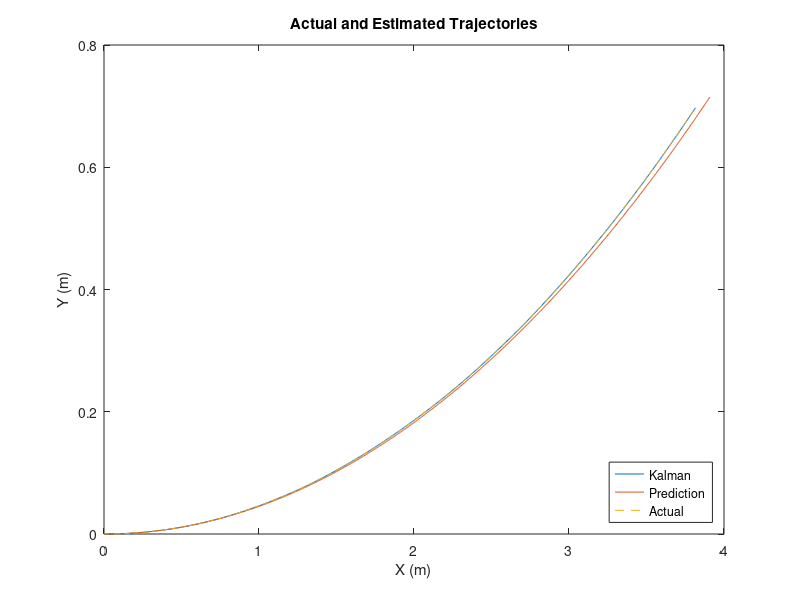
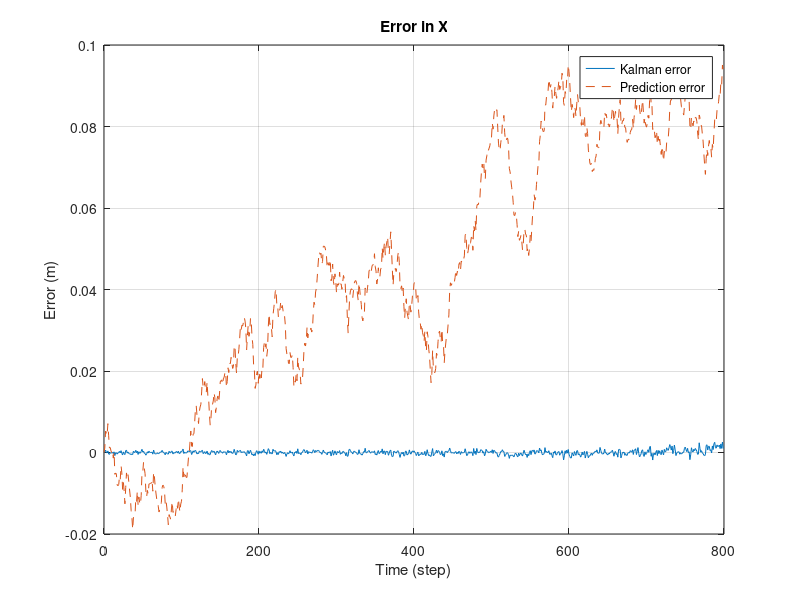
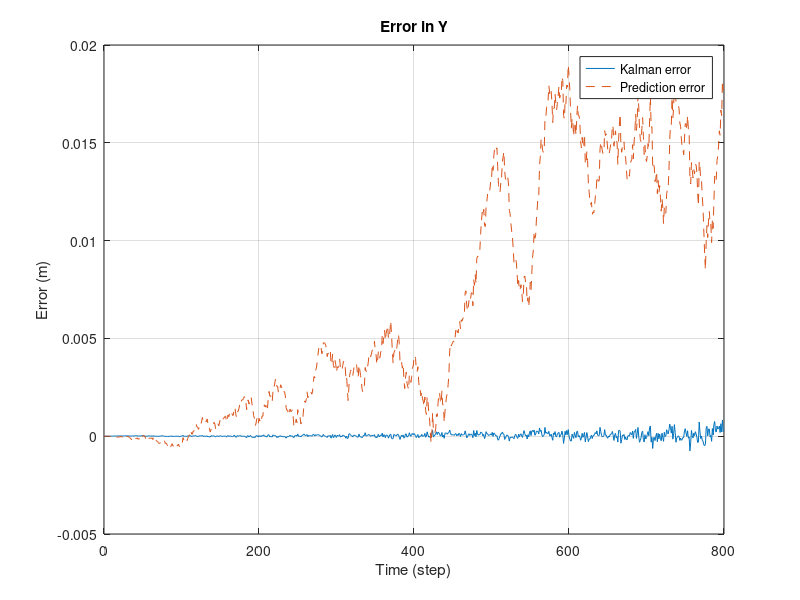
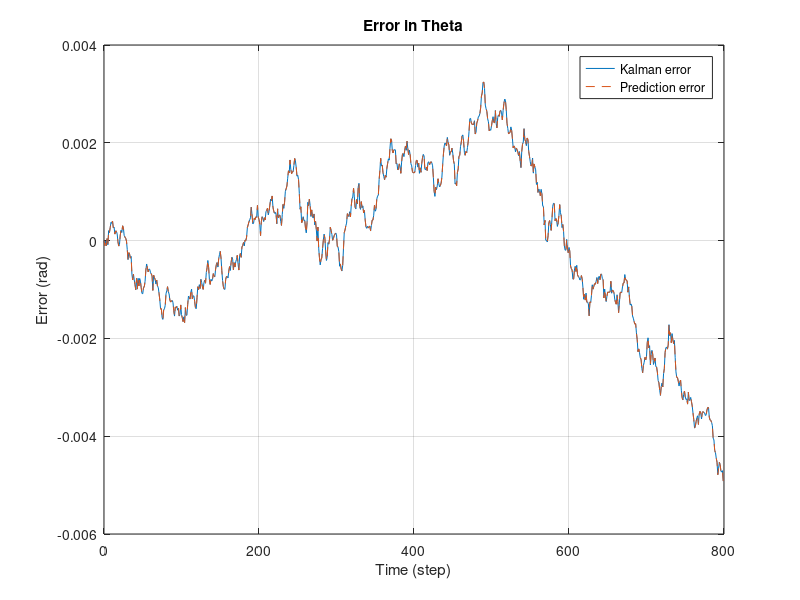

The MATLAB source for these figures, in order:
clear all
close all

% Khoi tao thong so
dt = 0.05;                  % Thoi gian lay mau;
runTime = 40;               % Tong thoi gian chay
step = floor(runTime / dt);
v = 0.1;                    % Van toc ban dau
alpha = 0.2;                % Goc lai ban dau
d = sqrt(5);                % Chieu dai truc co so

% Landmarks
x_A = 3;
y_A = 4;

x_B = 4;
y_B = 4;

% Khoi tao ma tran hiep phuong sai
P(:, :, 1)=[0 0 0; 0 0 0; 0 0 0]; 

% Khoi tao vi tri
% Vi tri tinh toan dung Kalman
x(1) = 0;  
y(1) = 0;
theta(1) = 0;

% Vi tri that theo thong so trong contrlsig
x_actual(1) = 0;  
y_actual(1) = 0;
theta_actual(1) = 0;

% Vi tri du doan (khong dung Kalman)
x_predict(1) = 0;  
y_predict(1) = 0;
theta_predict(1) = 0;

% Phuong sai nhieu dau vao
Q = [2.5*10^-3 0; 
     0         3.6*10^-3];   
 
% Phuong sai nhieu do luong
R = [(10^-6) 0       0            0;
      0      (10^-6) 0            0;
      0      0       (7.62*10^-6) 0;
      0      0       0            (7.62*10^-6)];                 

% Phep do
z(:, 1) = [0; 0; 0; 0];

% Nhan thong so 
load('contrlsig.mat');
load('measdat25.mat');
v_actual = inp(1,:);     % Van toc do duoc
alpha_actual = inp(2,:); % Goc lai do duoc
rA_actual = me(1,:);     % Khoang cach toi diem A do duoc
rB_actual = me(2,:);     % Khoang cach toi diem B do duoc
thetaA_actual = me(3,:); % Goc toi diem A do duoc
thetaB_actual = me(4,:); % Goc toi diem B do duoc


for k = 2 : step
    % Vi tri that cua robot
    x_actual(k) = x_actual(k-1) + v_actual(k-1)*cos(theta_actual(k-1))*dt;
    y_actual(k) = y_actual(k-1) + v_actual(k-1)*sin(theta_actual(k-1))*dt;
    theta_actual(k) = theta_actual(k-1) +v*tan(alpha_actual(k-1))/d*dt;
    
    
    % Du doan dua tren mo hinh he thong (khong su dung bo loc Kalman)
    x_predict(k) = x_predict(k-1) + v*cos(theta_predict(k-1))*dt;
    y_predict(k) = y_predict(k-1) + v*sin(theta_predict(k-1))*dt;
    theta_predict(k) = theta_predict(k-1) + v*tan(alpha)/d*dt;

    % Du doan dung bo loc Kalman
    % Pha du doan
    x(k) = x(k-1) + v*cos(theta(k-1))*dt;
    y(k) = y(k-1) + v*sin(theta(k-1))*dt;
    theta(k) = theta(k-1) + v*tan(alpha)/d*dt;
    
    A=[1 0 -v*sin(theta(k-1))*dt;
       0 1 v*cos(theta(k-1))*dt;
       0 0 1];
   
    W = [cos(theta(k-1))*dt 0;
         sin(theta(k-1))*dt 0;
         tan(alpha)*dt/d    v*dt/(d*(cos(alpha)^2))];

    H=[(x(k-1)-x_A)/sqrt((x(k-1)-x_A)^2 + (y(k-1)-y_A)^2) (y(k-1)-y_A)/sqrt((x(k-1)-x_A)^2 + (y(k-1)-y_A)^2) 0;
       (x(k-1)-x_B)/sqrt((x(k-1)-x_B)^2 + (y(k-1)-y_B)^2) (y(k-1)-y_B)/sqrt((x(k-1)-x_B)^2 + (y(k-1)-y_B)^2) 0;
       (y_A-x(k-1))/((x(k-1)-x_A)^2 + (y(k-1)-y_A)^2)     (x(k-1)-x_A)/((x(k-1)-x_A)^2 + (y(k-1)-y_A)^2)     -1;
       (y_B-x(k-1))/((x(k-1)-x_B)^2 + (y(k-1)-y_B)^2)     (x(k-1)-x_B)/((x(k-1)-x_B)^2 + (y(k-1)-y_B)^2)     -1];
    
    Pe(:,:,k)=A*P(:,:,k-1)*A' + W*Q*W';        % Cap nhat ma tran hiep phuong sai 
    K(:,:,k)=Pe(:,:,k)*H'/(H*Pe(:,:,k)*H'+R);  % hHe so Kalman
    
    % Du doan thong so khoang cach
    rA = sqrt((x(k)-x_A)^2 + (y(k)-y_A)^2);
    rB = sqrt((x(k)-x_B)^2 + (y(k)-y_B)^2);
    betaA = atan((y_A-y)/(x_A-x)) - theta(k);
    betaB = atan((y_B-y)/(x_B-x)) - theta(k);
    z_pre(:,k) = [rA; rB; betaA; betaB];

    % Thong so khoang cach that do duoc
    rA_a = sqrt((x_actual(k)-x_A)^2 + (y_actual(k)-y_A)^2);
    rB_b = sqrt((x_actual(k)-x_B)^2 + (y_actual(k)-y_B)^2);
    betaA_a = atan((y_A-y_actual)/(x_A-x_actual)) - theta_actual(k);
    betaB_b = atan((y_B-y_actual)/(x_B-x_actual)) - theta_actual(k);
    z(:,k) = [rA_a; rB_b; betaA_a; betaB_b];
    
    % Vi tri du doan
    X_pre(:,k) = [x(k);y(k);theta(k)];  
    
    % Pha cap nhat
    r(:,k)=z(:,k)-z_pre(:,k); % Inovation
    X = X_pre(:,k) + K(:,:,k)*r(:,k);  % Uoc tinh vi tri dung Kalman 
    x(k) = X(1);
    y(k) = X(2);
    z(k) = X(3);

    P(:,:,k)=(eye(3)-K(:,:,k)*H)*Pe(:,:,k); % Uoc tinh hiep phuong sai
end

% ve do thi ket qua
% do thi duong di trong 3 truong hop: that, du doan trong 2TH: theo mo hinh he thong va su dung bo loc Kalman
time=0:step-1;
figure(1)
plot(x,y,x_predict,y_predict,x_actual,y_actual,'--')
xlabel('X (m)');
ylabel('Y (m)');
legend('Kalman','Prediction','Actual','Location','SouthEast' )
title('Actual and Estimated Trajectories')

% do thi the hien sai so theo truc x khi du doan so voi ket qua that (ca 2 TH)
figure(2)
plot(time,x-x_actual,time,x_predict-x_actual,'--')
legend('Kalman error','Prediction error')
xlabel('Time (step)');
ylabel('Error (m)');
title('Error in X')
grid

% do thi the hien sai so theo truc y khi du doan so voi ket qua that (ca 2 TH)
figure(3)
plot(time,y-y_actual,time,y_predict-y_actual,'--')
xlabel('Time (step)');
ylabel('Error (m)');
legend('Kalman error','Prediction error')
title('Error in Y')
grid

% do thi the hien sai so theo goc di chuyen cua xe khi du doan so voi ket qua that (ca 2 TH)
figure(4)
plot(time,theta-theta_actual,time,theta_predict-theta_actual,'--')
xlabel('Time (step)');
ylabel('Error (rad)');
legend('Kalman error','Prediction error')
title('Error in Theta')
grid